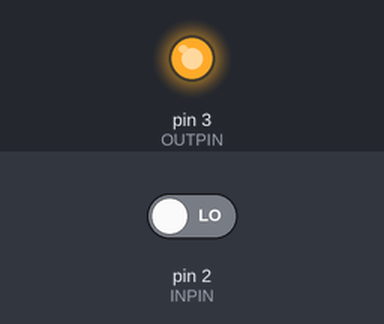
Simulated run of this sketch. Board: Arduino Uno, built with avr-gcc and run on an emulated ATmega328P. On the bench: output pins drawn as LEDs (lit = HIGH). The test bench sets the inputs (shaded band); at power-on: pin 2 (INPIN) LOW.

Above: at 0.05 s.
Timing chart, 0 to 3.0 s (numbered marks = the images above):
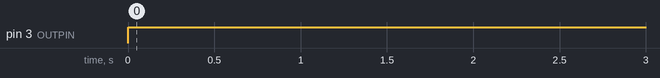

Measured:
- by itself, pin 3 (OUTPIN): LOW → HIGH at 0.00 s

The sketch:

pulse_on_interrupt.ino
```cpp
/* PULSE ON INTERRUPT
 * Produces a negative pulse on multiples of Timer1 interrupt, which is ~10us
 * A counter determines the multiples and is checked in the main loop
 * Rising edge interrupt on pin 2 resets the count as the means of syncing to an input clock
 *
 *
 */

const byte INPIN = 2;
const byte OUTPIN = 3;
volatile int cnt1 = 0;     //counter for t1 interrupt multiplier

void setup() {

cli();//stop interrupts

//set timer1 interrupt
  TCCR1A = 0;               // set entire TCCR1A register to 0
  TCCR1B = 0;               // set entire TCCR1B register to 0
  TCNT1  = 0;               //initialize counter value to 0
  // set compare match register for 100khz increments
  OCR1A = 19;            // = (16*10^6) / (100000*8) - 1
  // turn on CTC mode
  TCCR1B |= (1 << WGM12);
  // Set CS11 bit for 8 prescaler --> 16MHz / 8 = 2MHz --> 1/2MHz = 0.5 x 10^-6 = 0.0000005 = 500ns
  TCCR1B |= (1 << CS11);    // set prescaler to div 8 0b00001010
  // enable timer compare interrupt
  TIMSK1 |= (1 << OCIE1A);

sei();//allow interrupts

pinMode(OUTPIN, OUTPUT);
pinMode(INPIN, INPUT);
digitalWrite(OUTPIN, HIGH);   //initialize "outpin" to high, pulse will be low
attachInterrupt(digitalPinToInterrupt(INPIN), IOC, RISING);
}


void loop() {

  if ((cnt1 >= 31)&&(cnt1 < 60)){
    digitalWrite(OUTPIN, LOW);
  }
  else if((cnt1 >= 60)){
    digitalWrite(OUTPIN, HIGH);
  }
//  else if(cnt1 >= 200){
//    cnt1 = 0;
//  }

}

//timer1 interrupt 10us
ISR(TIMER1_COMPA_vect){
  cnt1++;
}

// Interrupt On Change ISR
// as soon as pin goes high, this ISR is executed
void IOC()
{
  cnt1 = 0;
}
```
